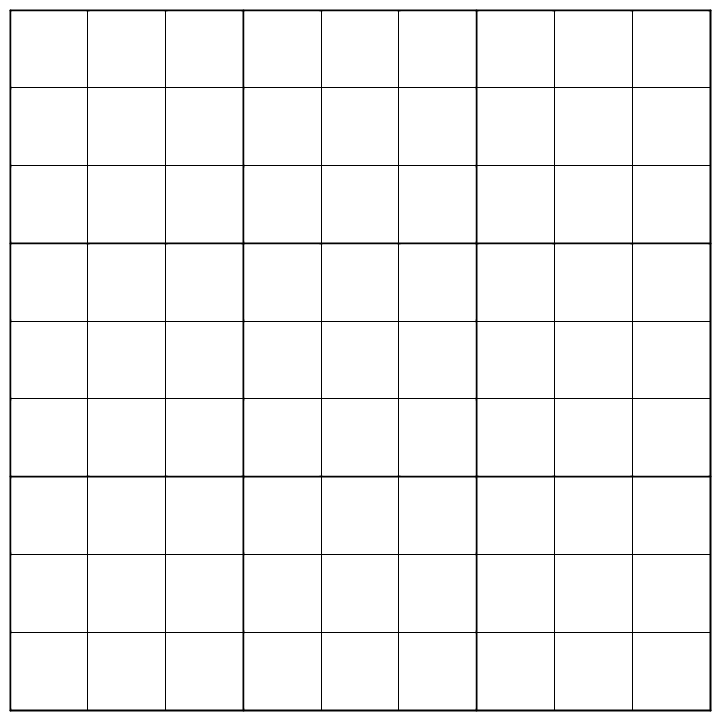
Frame 1 (no input)
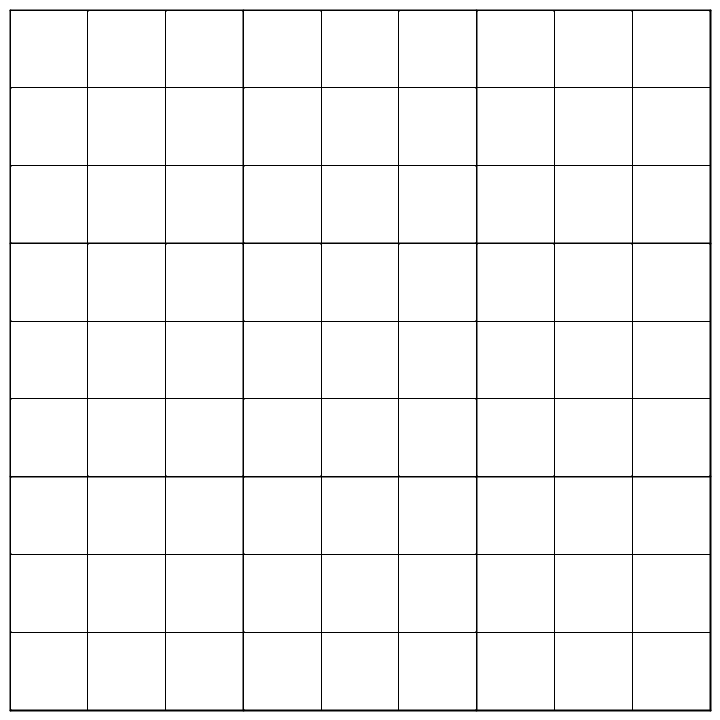
Frame 60 (the mouse pressed at the canvas centre just before this capture)
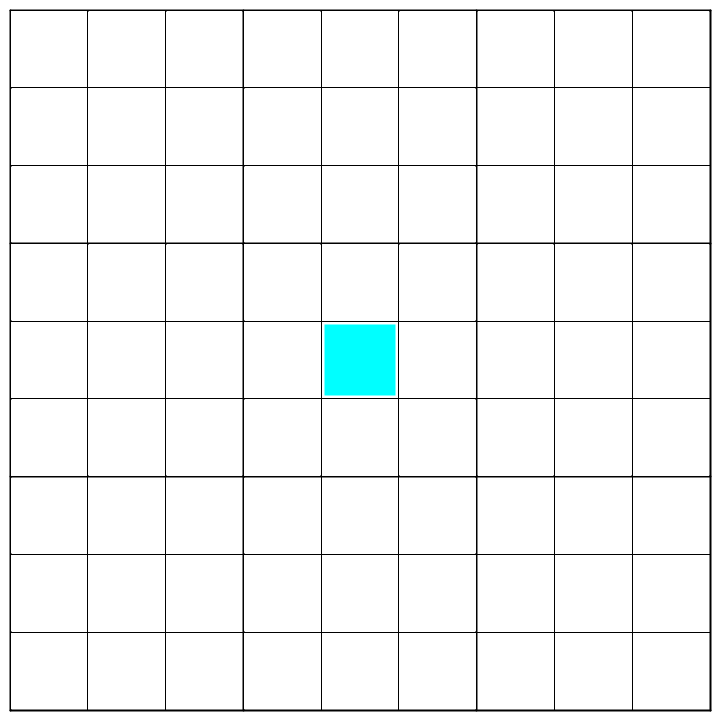
Frame 120 (the mouse held since frame 60 and released just before this capture)

The Processing sketch that drew these frames (run headless with seeded random() and noise(); from frame 60 on, the mouse is pressed at the canvas centre):

// Processing sketch: UTTT
// ── UTTT.pde
color highlight = color (0, 255, 255);
boolean handCursor;

ArrayList<Unit> units = new ArrayList<Unit>();

int turn = 1;

float size;

void setup(){
  background(255);
  size(720, 720);
  rectMode(CENTER);
  
  int leftBound = 10;
  int rightBound = width - 10;
  int downBound = 10;
  int upBound = height - 10;
  
  float wid = (rightBound - leftBound) / 9.0;
  float hei = (upBound - downBound) / 9.0;
  size = Math.min(wid, hei);

  //lines
  for (int i = 0; i < 10; i ++){
    if (i % 3 == 0){
      strokeWeight(2);
    } else{
      strokeWeight(1);
    }
    line(i * wid + leftBound, downBound, i * wid + leftBound, upBound);
    line(leftBound, i * hei + downBound, rightBound, i * hei + downBound);
  }
  
  //units
  for (int i = 0; i < 9; i ++){
    for (int j = 0; j < 9; j ++){
      //units
      units.add(new Unit (i * wid + leftBound + wid / 2, j * hei + downBound + hei / 2, wid - 5, hei - 5, "left"));
    }
  }
}

void draw(){
  for (Unit curr : units){
    curr.update();
  }
}

void mouseClicked(){
  for (Unit curr : units){
    if (curr.over){
      curr.status = turn;
      turn = - turn;
    }
  }
}

// ── Unit.pde
public class Unit{
  float x; 
  float y;    
  float wid;
  float hei;
  boolean over = false;
  
  String pos;
  int status;

  public Unit(float x, float y, float wid, float hei, String pos) {
    this.x = x;
    this.y = y;
    this.wid = wid;
    this.hei = hei;
    this.pos = pos;
  }
  
  void update() {
    //update over
    if (isOver()){
      over = true;
    } 
    else {
      over = false;
    }
    
    //display depend on over
    if (over){
      fill(highlight);
      handCursor = true;
    } else{
      fill(255);
    }
    stroke(255);
    rect(x, y, wid, hei);
    
    //circles depending on status
    if (status == 1){
      fill(color(255, 0, 0));
      circle(x, y, size - 5);
    } else if (status == -1){
      fill(color(255, 255, 0));
      circle(x, y, size - 5);
    }
    
    stroke(0);
    fill(0);
  }
    
  boolean isOver()  {
    if (mouseX >= x-wid/2 && mouseX <= x+wid/2 && 
        mouseY >= y-hei/2 && mouseY <= y+hei/2) {
      return true;
    } else {
      return false;
    }
  }
}
